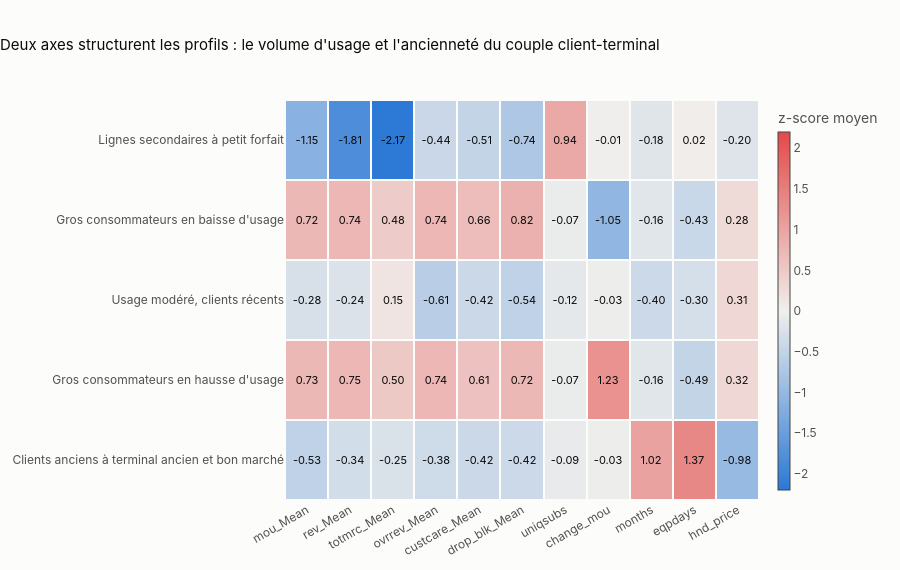

The cell this chart's notebook holds for it:
### Code cell
z = km.cluster_zscores(Xs, labels).rename(index=names)
publish(diverging_heatmap(z, "Deux axes structurent les profils : le volume d'usage et l'ancienneté du couple client-terminal",
                          "z-score moyen", limit=2.2), "02b_zscores", width=1100)

### Figure 1 — Plotly figure (JSON) as saved in the notebook; plotly's stock layout.template omitted (floating-point values rounded to 4 significant figures)
{"data": [{"colorbar": {"thickness": 12, "title": {"text": "z-score moyen"}}, "colorscale": [[0.0, "#2a78d6"], [0.5, "#f0efec"], [1.0, "#e34948"]], "hovertemplate": "%{y}<br>%{x} : %{z:.2f}<extra></extra>", "text": [[-1.15, -1.813, -2.174, -0.4361, -0.5053, -0.7405, 0.9402, -0.01085, -0.1825, 0.0203, -0.2014], [0.7243, 0.7445, 0.4774, 0.7389, 0.6643, 0.8176, -0.06933, -1.055, -0.1644, -0.4319, 0.2798], [-0.2787, -0.237, 0.1501, -0.61, -0.4214, -0.5368, -0.1228, -0.03132, -0.4033, -0.3006, 0.3139], [0.7313, 0.7468, 0.5045, 0.7432, 0.609, 0.7238, -0.06916, 1.232, -0.1649, -0.4901, 0.3177], [-0.5341, -0.3401, -0.2528, -0.3751, -0.4224, -0.4152, -0.09036, -0.02841, 1.021, 1.37, -0.9846]], "textfont": {"color": "#0b0b0b", "size": 11}, "texttemplate": "%{text:.2f}", "type": "heatmap", "x": ["mou_Mean", "rev_Mean", "totmrc_Mean", "ovrrev_Mean", "custcare_Mean", "drop_blk_Mean", "uniqsubs", "change_mou", "months", "eqpdays", "hnd_price"], "xgap": 2, "y": ["Lignes secondaires à petit forfait", "Gros consommateurs en baisse d'usage", "Usage modéré, clients récents", "Gros consommateurs en hausse d'usage", "Clients anciens à terminal ancien et bon marché"], "ygap": 2, "z": [[-1.15, -1.813, -2.174, -0.4361, -0.5053, -0.7405, 0.9402, -0.01085, -0.1825, 0.0203, -0.2014], [0.7243, 0.7445, 0.4774, 0.7389, 0.6643, 0.8176, -0.06933, -1.055, -0.1644, -0.4319, 0.2798], [-0.2787, -0.237, 0.1501, -0.61, -0.4214, -0.5368, -0.1228, -0.03132, -0.4033, -0.3006, 0.3139], [0.7313, 0.7468, 0.5045, 0.7432, 0.609, 0.7238, -0.06916, 1.232, -0.1649, -0.4901, 0.3177], [-0.5341, -0.3401, -0.2528, -0.3751, -0.4224, -0.4152, -0.09036, -0.02841, 1.021, 1.37, -0.9846]], "zmax": 2.2, "zmin": -2.2}], "layout": {"height": 570, "title": {"text": "Deux axes structurent les profils : le volume d'usage et l'ancienneté du couple client-terminal"}, "xaxis": {"showgrid": false, "tickangle": -30, "type": "category"}, "yaxis": {"autorange": "reversed", "showgrid": false, "type": "category"}}}
